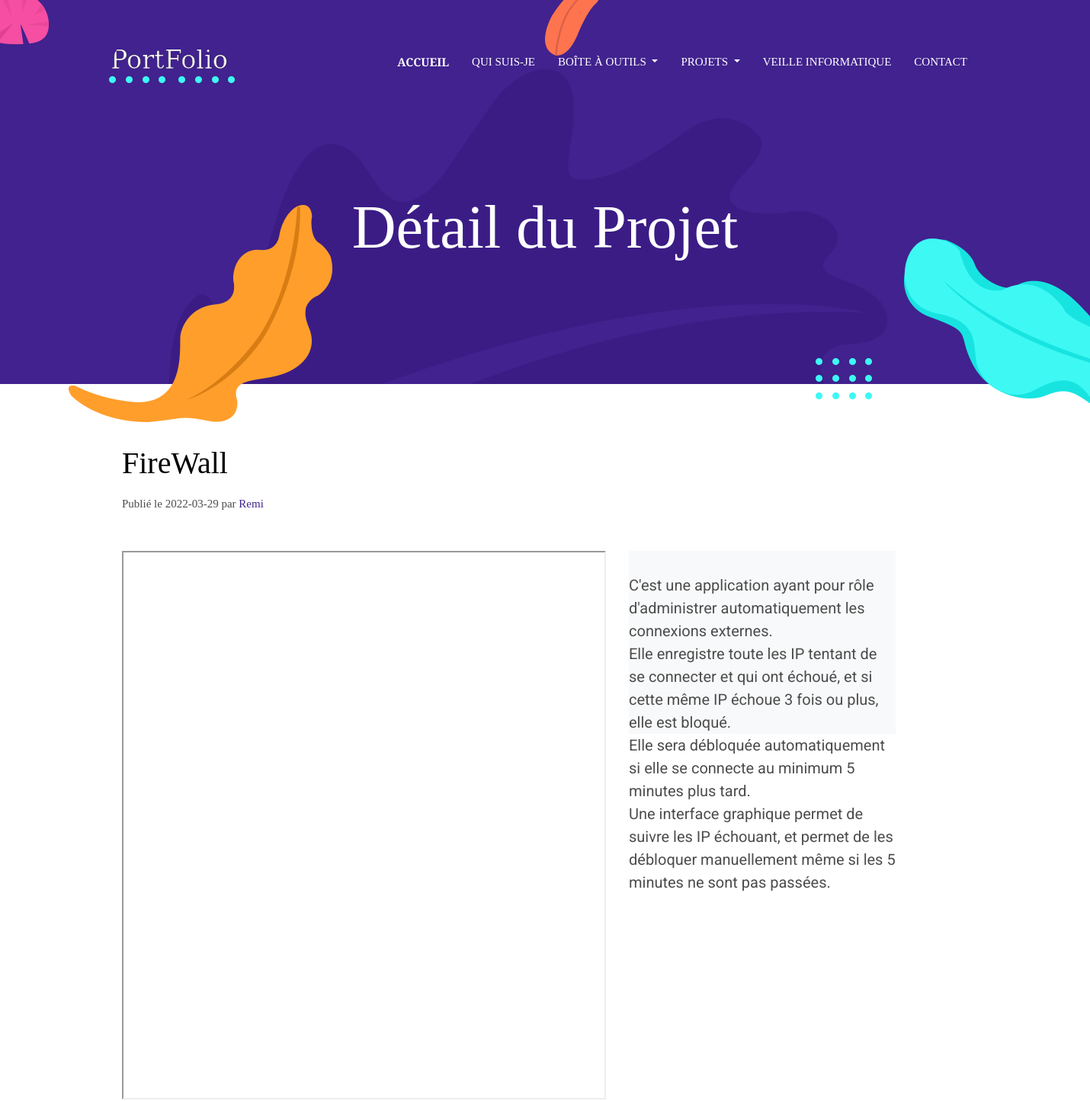
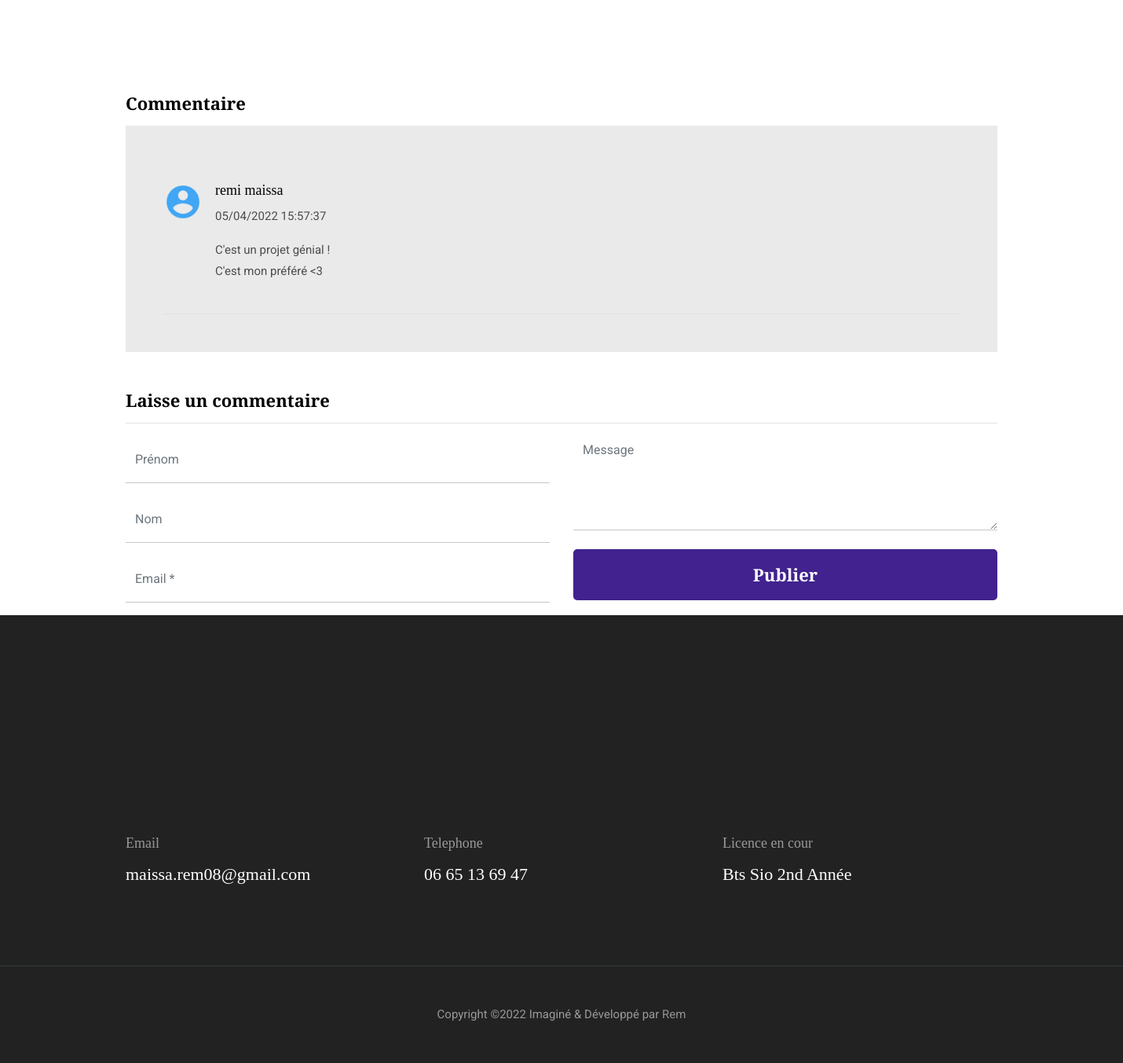
The app's page /projet-details.php?idProjet=4 with its own data (2 pictures, top to bottom).
### tables this page shows
CREATE TABLE IF NOT EXISTS `document` (
  `numeroDocument` int(11) NOT NULL AUTO_INCREMENT,
  `titreProjet` varchar(50) DEFAULT NULL,
  `lien` varchar(1000) DEFAULT NULL,
  `dateInsertion` date DEFAULT NULL,
  `description` varchar(2000) DEFAULT NULL,
  `lien_publication` varchar(1000) DEFAULT NULL,
  PRIMARY KEY (`numeroDocument`)
);

CREATE TABLE IF NOT EXISTS `commentaire` (
  `numeroCommentaire` int(11) NOT NULL AUTO_INCREMENT,
  `dateHeureInsertion` datetime NOT NULL DEFAULT CURRENT_TIMESTAMP,
  `message` varchar(500) DEFAULT NULL,
  `nom` varchar(30) DEFAULT NULL,
  `prenom` varchar(30) DEFAULT NULL,
  `email` varchar(100) DEFAULT NULL,
  `numeroDocument` int(11) NOT NULL,
  PRIMARY KEY (`numeroCommentaire`),
  KEY `numeroDocument` (`numeroDocument`)
);

### projet-details.php (the view, shortened to what this page needs)
<!DOCTYPE html>
<html lang="fr">
<?php
if (isset($_GET['idProjet']) && !empty($_GET['idProjet'])) {
  $idDocument = $_GET['idProjet'];
  include "header.php";
  require_once "./bdd_connexion.php";
  $requete = "SELECT `numeroDocument`, `titreProjet`, `lien`, `dateInsertion`, `description`, `lien_publication` FROM `document` WHERE `numeroDocument` = " . $idDocument;
  $resultat = $pdo->query($requete);
  $resultat = $resultat->fetchAll();
  $lienIframe = $resultat[0]['lien_publication'];
  $titreDocument = $resultat[0]['titreProjet'];
  $description = $resultat[0]['description'];
  $date = $resultat[0]['dateInsertion'];
?>
  <body>
    <?php
    if (isset($lienIframe) && isset($idDocument) && isset($titreDocument) && isset($description) && isset($date)) {
    ?>
      <?php
      include "./nav-bar.php";
      ?>
      <section class="page-title bg-primary position-relative">
        <div class="container">
          <div class="row">
            <div class="col-12 text-center">
              <h1 class="text-white font-tertiary">Détail du Projet</h1>
            </div>
          </div>
        </div>
        <img src="images/illustrations/page-title.png" alt="illustrations" class="bg-shape-1 w-100">
        <img src="images/illustrations/leaf-pink-round.png" alt="illustrations" class="bg-shape-2">
        <img src="images/illustrations/dots-cyan.png" alt="illustrations" class="bg-shape-3">
        <img src="images/illustrations/leaf-orange.png" alt="illustrations" class="bg-shape-4">
        <img src="images/illustrations/leaf-yellow.png" alt="illustrations" class="bg-shape-5">
        <img src="images/illustrations/dots-group-cyan.png" alt="illustrations" class="bg-shape-6">
        <img src="images/illustrations/leaf-cyan-lg.png" alt="illustrations" class="bg-shape-7">
      </section>
      <section class="section">
        <div class="container">
          <div class="row">
            <div class="col-lg-12">
              <h3 class="font-tertiary mb-3"> <?php echo $titreDocument ?> </h3>
              <p class="font-secondary mb-5">Publié le <?php echo $date ?> par<span class="text-primary"> Remi</span></p>
              <div class="content">
                <div class="row">
                  <div class="col-7" style="height: 90vh;"> <?php echo '<iframe src="' . $lienIframe . '" style="height: 100%; width: 100%"></iframe>'; ?> </div>
                  <div class="col-4">
                    <div class="d-flex align-items-start bg-light mb-3" style="height: 30vh; font-size: 20px; line-height: 30px;">
                      <br>
                      <?php echo $description; ?>
                    </div>
                  </div>
                </div>
              </div>
            </div>
          </div>
        </div>
      </section>
      <?php
      $requeteInformationGlobal = "SELECT `numeroCommentaire`, `dateHeureInsertion`, `message`, `nom`, `prenom`, `email`, `numeroDocument`
          FROM `commentaire` WHERE `numeroDocument` = " . $idDocument . " AND `message` != '' ORDER BY `dateHeureInsertion` desc LIMIT 6;";
      $retourCommentaire = $pdo->query($requeteInformationGlobal);
      $resultat = $retourCommentaire->fetchAll();
      ?>
      <section>
        <div class="container">
          <div class="row">
            <div class="col-lg-12">
              <h4 class="font-weight-bold mb-3">Commentaire</h4>
              <div class="bg-gray p-5 mb-4">
                <?php
                foreach ($resultat as $comment) {
                  $texteComment = $comment['message'];
                  $nomPrenomComment = $comment['prenom'] . " " . $comment['nom'];
                  $dateHeureComment = $comment['dateHeureInsertion'];
                  $format = "d/m/Y H:i:s";
                  $dateTimeComment = date_format(new DateTime($dateHeureComment), $format);
                  $numImageUtilisateur = rand(1, 10);
                ?>
                  <div class="media border-bottom py-4">
                    <img src="./images/commentaire/utilisateur-<?php echo $numImageUtilisateur ?>.png" style="max-width: 50px; max-height: 50px" class="img-fluid align-self-start rounded-circle mr-3" alt="">
                    <div class="media-body">
                      <h5 class="mt-0"><?php echo $nomPrenomComment ?></h5>
                      <p><?php echo $dateTimeComment ?></p>
                      <p><?php echo $texteComment ?></p>
                    </div>
                  </div>
                <?php
                }
                ?>
              </div>
              <div class="mt-5">
                <h4 class="font-weight-bold mb-3 border-bottom pb-3">Laisse un commentaire</h4>
                <form action="./projet-details.php" class="row" method="get" id="formulaireCommentaire">
                  <div class="col-md-6">
                    <input type="text" class="form-control mb-3" placeholder="Prénom" name="prenom" id="prenom" maxlength="30" required>
                    <input type="text" class="form-control mb-3" placeholder="Nom" name="nom" id="nom" maxlength="30" required>
                    <input type="email" class="form-control mb-3" placeholder="Email *" name="mail" id="mail" required>
                  </div>
                  <div class="col-md-6">
                    <textarea name="message" id="message" placeholder="Message" class="form-control mb-4"></textarea required>
              <button type="submit" class="btn btn-primary w-100">Publier</button>
            </div>
          </form>
        </div>
      </div>
    </div>
  </div>
</section>
    <?php
      require_once "footer.php";
    ?>
  </body>
</html>
<?php
    }
}
?>

### header.php (shortened to what this page needs)
<head>
  <link rel="stylesheet" href="plugins/bootstrap/bootstrap.min.css">
  <link rel="stylesheet" href="plugins/slick/slick.css">
  <link rel="stylesheet" href="plugins/themify-icons/themify-icons.css">
  <link href="css/style.css" rel="stylesheet">
</head>

### nav-bar.php (shortened to what this page needs)
<header class="navigation fixed-top">
  <nav class="navbar navbar-expand-lg navbar-dark">
    <a class="navbar-brand font-tertiary h3" href="index.php"><img src="images/logo.png" alt="Myself"></a>
    <div class="collapse navbar-collapse text-center" id="navigation">
      <ul class="navbar-nav ml-auto">
        <li class="nav-item active">
          <a class="nav-link" href="index.php">Accueil</a>
        </li>
        <li class="nav-item">
          <a class="nav-link" href="about.php">Qui suis-je</a>
        </li>
        <li class="nav-item dropdown">
          <a class="nav-link dropdown-toggle" href="#" id="navbarBoiteOutilsLink" role="button" data-mdb-toggle="dropdown" aria-expanded="false">
            Boîte à outils
          </a>
        </li>
        <li class="nav-item dropdown">
          <a class="nav-link dropdown-toggle" href="#" id="navbarProjetLink" role="button" data-mdb-toggle="dropdown" aria-expanded="false">
            Projets
          </a>
        </li>
        <li class="nav-item">
          <a class="nav-link" href="veille.php">Veille informatique</a>
        </li>
        <li class="nav-item">
          <a class="nav-link" href="contact.php">Contact</a>
        </li>
      </ul>
    </div>
  </nav>
</header>

### footer.php (shortened to what this page needs)
<footer class="bg-dark footer-section">
  <div class="section">
    <div class="container">
      <div class="row">
        <div class="col-md-4">
          <h5 class="text-light">Email</h5>
          <p class="text-white paragraph-lg font-secondary">maissa.rem08@gmail.com</p>
        </div>
        <div class="col-md-4">
          <h5 class="text-light">Telephone</h5>
          <p class="text-white paragraph-lg font-secondary">06 65 13 69 47</p>
        </div>
        <div class="col-md-4">
          <h5 class="text-light">Licence en cour</h5>
          <p class="text-white paragraph-lg font-secondary">Bts Sio 2nd Année</p>
        </div>
      </div>
    </div>
  </div>
  <div class="border-top text-center border-dark py-5">
    <p class="mb-0 text-light">Copyright &copy; Imaginé &amp; Développé par <a class="text-white-50" href="Themefisher">Rem</a></p>
  </div>
</footer>

### css/style.css (style rules this page uses)
body { line-height: 1.2; font-family: "Roboto", sans-serif; -webkit-font-smoothing: antialiased; font-size: 15px; color: #4c4c4c; }
p, .paragraph { font-weight: 400; color: #4c4c4c; font-size: 15px; line-height: 1.8; font-family: "Roboto", sans-serif; }
p-lg, .paragraph-lg { font-size: 22px; }
h1, h2, h3, h4, h5, h6 { color: #000; font-family: "Playfair Display", serif; line-height: 1.2; }
h1, .h1 { font-size: 80px; }
h3, .h3 { font-size: 40px; }
h4, .h4 { font-size: 22px; }
h5, .h5 { font-size: 18px; }
.btn { font-size: 22px; font-family: "Playfair Display", serif; text-transform: capitalize; padding: 16px 44px; border-radius: 5px; font-weight: 600; border: 0; position: relative; z-index: 1; transition: 0.2s ease; }
.btn-primary { background: #41228e; color: #fff; }
body { background-color: #fff; overflow-x: hidden; }
ol, ul { list-style-type: none; margin: 0px; }
img { vertical-align: middle; border: 0; }
a, a:hover, a:focus { text-decoration: none; }
a, button, select { cursor: pointer; transition: 0.2s ease; }
.section { padding-top: 80px; padding-bottom: 80px; }
.bg-primary { background: #41228e !important; }
.bg-gray { background: #eaeaea !important; }
.text-primary { color: #41228e !important; }
.text-light { color: #999999 !important; }
.font-secondary { font-family: "Playfair Display", serif !important; }
.font-tertiary { font-family: "Playfair Display", serif !important; }
.bg-dark { background-color: #222222 !important; }
.form-control { border: 0; border-radius: 0; border-bottom: 1px solid #c7c7c7; height: 60px; }
textarea.form-control { height: 120px; }
.navigation { padding: 40px 130px; transition: 0.3s ease; }
.navbar .nav-item .nav-link { font-family: "Playfair Display", serif; text-transform: uppercase; padding: 15px; }
.navbar .nav-item.active { font-weight: bold; }
.navbar-dark .navbar-nav .nav-link { color: #fff; }
.footer-section { padding-top: 200px; }
.content * { margin-bottom: 20px; }
.page-title { padding: 250px 0 150px; }
.page-title .container { position: relative; z-index: 1; }
.page-title .bg-shape-1 { position: absolute; left: 0; bottom: 0; width: 100%; }
.page-title .bg-shape-2 { position: absolute; left: -20px; top: -10px; }
.page-title .bg-shape-3 { position: absolute; left: 10%; top: 100px; }
.page-title .bg-shape-4 { position: absolute; left: 50%; top: -20px; }
.page-title .bg-shape-5 { position: absolute; left: 90px; bottom: -50px; transform: rotate(180deg); }
.page-title .bg-shape-6 { position: absolute; right: 20%; bottom: -20px; }
.page-title .bg-shape-7 { position: absolute; right: -220px; bottom: -100px; }

### records on screen
document: titreProjet "FireWall", dateInsertion "2022-03-29", description "C'est une application ayant pour rôle d'administrer automatiquement les connexions externes. Elle enregistre toute les IP tentant de se connecter et qui ont échoué, et si cette même IP échoue 3 fois ou plus, elle est bloqué. Elle sera débloquée automatiquement si elle se connecte au minimum 5 minutes plus tard. Une interface graphique permet de suivre les IP échouant, et permet de les débloquer manuellement même si les 5 minutes ne sont pas passées."
commentaire: nomPrenomComment "remi maissa", dateHeureInsertion "05/04/2022 15:57:37", message "C'est un projet génial ! C'est mon préféré <3"
